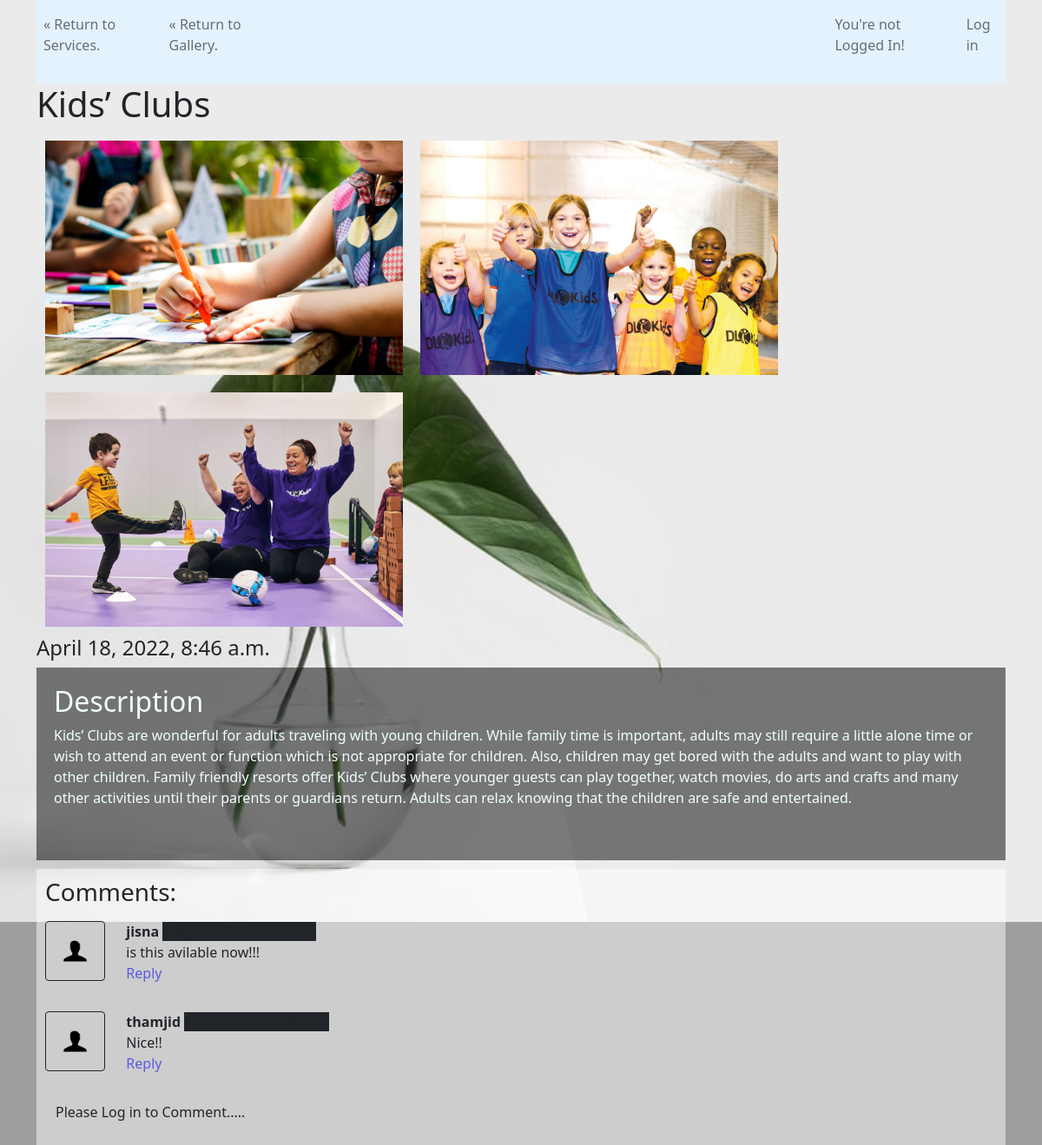
/services/kids-clubs, run on the app's committed database.
### Apps/Services/models.py (models this page shows, shortened)
class Services(models.Model):
    name = models.CharField(max_length=40)
    slug = models.SlugField(unique=True, default=name)
    discription = RichTextField(null=True)
    create_time = DateTimeField(blank=True, auto_now_add=True)
    last_used_time = DateTimeField(null=True, blank=True)
    service_comment = GenericRelation('comments')

class Images(models.Model):
    number = models.ForeignKey(Services, on_delete=models.CASCADE)
    images = models.ImageField(upload_to="service_images", max_length=256)

class Comments(models.Model):
    author = models.ForeignKey(Costumer, on_delete=models.CASCADE)
    message = models.CharField(max_length=256)
    content_type = models.ForeignKey(ContentType, on_delete=models.CASCADE)
    object_id = models.PositiveIntegerField(blank=True)
    content_object = GenericForeignKey('content_type', 'object_id')
    comment_time = DateTimeField(auto_now_add=True, blank=True)
    comment = GenericRelation('comments')

### Apps/Authentication/models.py (models this page shows)
class Costumer(models.Model):
    user = models.OneToOneField(User, on_delete=models.CASCADE)
    age = models.IntegerField(null=True)
    address = models.CharField(max_length=200, default=None)
    contacts = models.IntegerField(null=True)
    citizen = models.CharField(max_length=100, default=None)
    created_time = models.DateTimeField(blank=True, auto_now_add=True)
    def __str__(self):
        return str(self.user)

### Apps/Services/views.py (the view, shortened to what this page needs)
# urls.py: path('<slug:slug>', views.Details.as_view(), name='datas'),
class Details(FormMixin, DetailView):
    template_name = 'services/service.html'
    form_class = CommentsForm
    model = Services
    context_object_name = 'service_data'
    def get_queryset(self):
        return Services.objects.all()
    def get_context_data(self, **kwargs):
        context = super(Details, self).get_context_data(**kwargs)
        return context

### templates/services/service.html (shortened to what this page needs)
<!doctype html>
<html lang="en" xmlns="http://www.w3.org/1999/html">
<head>
    {% load static %}
    <link rel="stylesheet" type="text/css" href="{% static 'assets/css/bootstrap.min.css' %}">
    <link rel="stylesheet" type="text/css" href="{% static 'mine/css/style.css' %}">
</head>
    <body class="data">
        <div class="container">
            <nav class="navbar navbar-expand-lg navbar-light" style="background-color: #e3f2fd;">
              <div class="collapse navbar-collapse" id="navbarSupportedContent">
                <ul class="navbar-nav mr-auto">
                        <li class="nav-item">
                            <a class="nav-link" href="{% url 'service:lists' %}"> &laquo; Return to Services.</a>
                        </li>
                        <li class="nav-item">
                            <a class="nav-link" href="{% url 'service:infinity' %}"> &laquo; Return to Gallery.</a>
                        </li>
                    {% if user.is_authenticated %}
                        <li class="nav-item">
                            <a class="nav-link" style="margin-left:650px;">Hi {{ user.username | capfirst}}!</a>
                        </li>
                        <li class="nav-item">
                            <a class="nav-link" href="{% url 'logout' %}?next={{ request.path }}">Log Out</a>
                        </li>
                    {% else %}
                        <li class="nav-item" style="margin-left:630px;">
                            <p class="nav-link">You're not Logged In!</p>
                        </li>
                        <li class="nav-item">
                            <a class="nav-link" href="{% url 'login' %}?next={{ request.path }}">Log in</a>
                        </li>
                    {% endif %}
                </ul>
              </div>
            </nav>
        </div>
        <div class="container">
            <h1>{{ service_data.name }}</h1>
        <div class="prt">
                <div>
                {% for img in service_data.images_set.all %}
                    <img src="{{ img.images.url}}" alt="no img" class="data-img">
                {% endfor %}
                </div>
            <h4 class="date">{{ service_data.create_time }}</h4>
                <div class="black">
                    <h2>Description</h2>
                    {{ service_data.discription | safe }} <br>
                </div>
        </div>
        <div class="comment-section container">
        <h3>Comments:</h3>
            {% if service_data.service_comment.all %}
                {% for comment in service_data.service_comment.all %}
                    {% if comment.object_id == service_data.id %}
                    <div class="row my-3">
                        <div class="col-md-1">
                            <img class="rounded mx-auto d-block w-100 p-2 border border-dark" src="/static/assets/images/user.png" alt="user">
                        </div>
                        <div class="col-md-11">
                            <b> {{comment.author}} </b> <span class="badge bg-dark">{{comment.comment_time}}</span>
                            <div> {{comment.message}}</div>
                            <div class="reply mx-0">
                                <p class="link" data-toggle="collapse" data-target="#replyBox{{comment.id}}" aria-expanded="false" aria-controls="replyBox {{comment.id}}">
                                    Reply
                                </p>
                            </div>
                        </div>
                    </div>
                    {% endif %}
                {% endfor %}
            {% else %}
                <h6>No Comments yet!! Be the First.</h6>
            {% endif %}
            <div class="container">
            {% if user.is_authenticated %}
                <span>Comment as {{ user.username }}:</span>
                <form method="POST" novalidate>
                    {% csrf_token %}
                    {% if from.errors %}
                        {{ form.errors}}
                    {% endif %}
                    {{ form.as_p }}
                    <input class="btn btn-outline-primary ms-2" type="submit" value="post">
                </form>
            {% else %}
                <p>Please Log in to Comment.....</p>
            {% endif %}
            </div>
        </div>
    </div>
    </body>
</html>

### static/mine/css/style.css (style rules this page uses)
body.data { background-image:url('/static/assets/images/background1.jpeg'); background-repeat:no-repeat; background-size:130%; background-color: rgba(47, 48, 50, 0.466) }
::placeholder { padding: 15px; }
.black { background-color: rgba(0, 0, 0, 0.503); padding:20px; color: azure; }
.data-img { width: 432px; height: 290px; max-width: 450px; max-height: 300px; padding: 10px; object-fit: cover; float: left; }
.prt { display: flex; flex-direction: column; }
.comment-section { background-color: rgba(255, 255, 255, 0.486); padding: 10px; margin-top: 10px; height: 100%; }
.link { color: rgb(89, 89, 226) }

### data on the page
Services: name "Kids’ Clubs", create_time "April 18, 2022, 8:46 a.m.", discription "Kids’ Clubs are wonderful for adults traveling with young children. While family time is important, adults may still require a little alone time or wish to attend an event or function which is not appropriate for children. Also, children may get bored with the adults and want to play with other children. Family friendly resorts offer Kids’ Clubs where younger guests can play together, watch movies, do arts and crafts and many other activities until their parents or guardians return. Adults can relax knowing that the children are safe and entertained."
Images: images (picture)
Images: images (picture)
Images: images (picture)
Comments: author "jisna", message "is this avilable now!!!"
Comments: author "thamjid", message "Nice!!"
